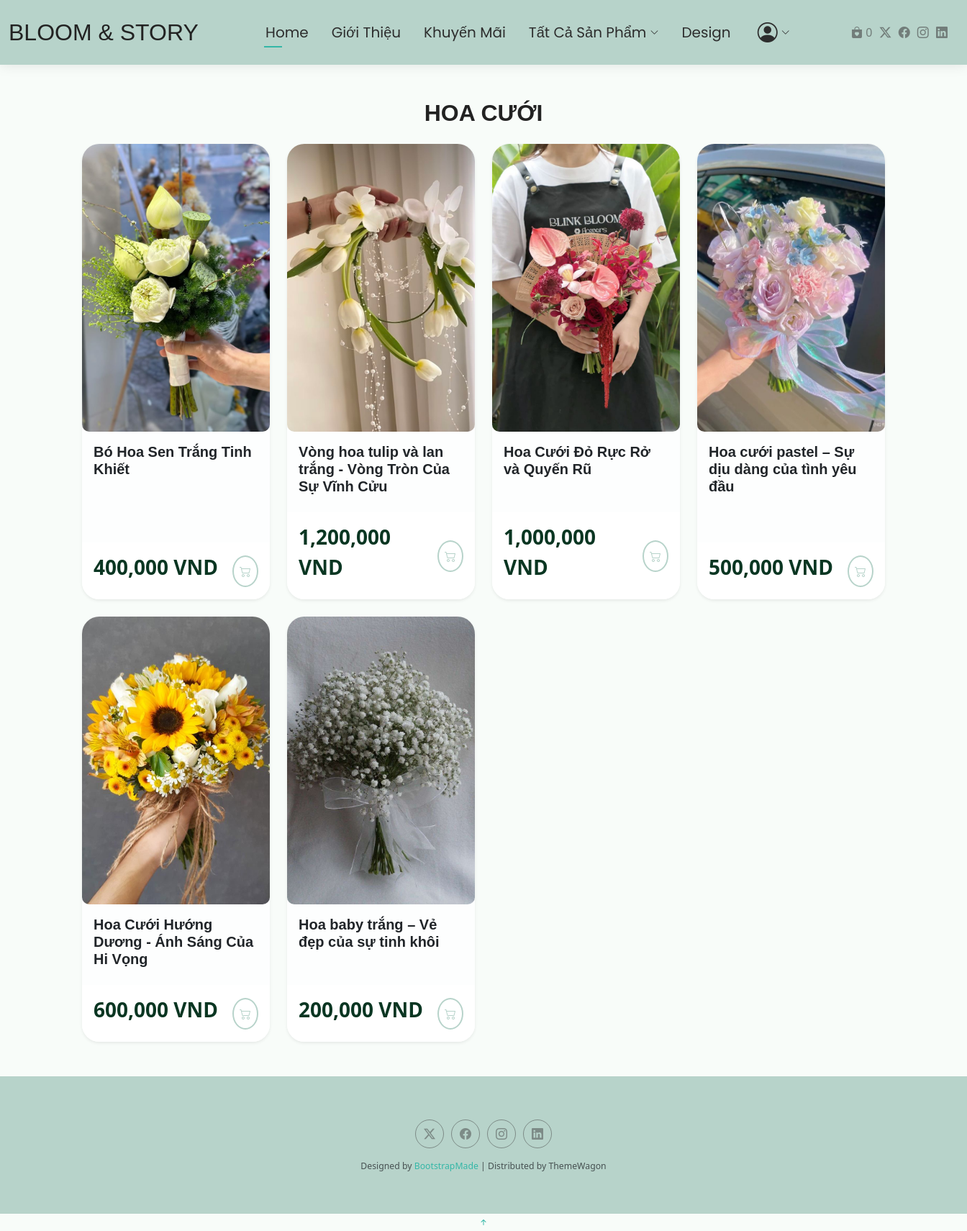
The app's page /category/9/, older data.
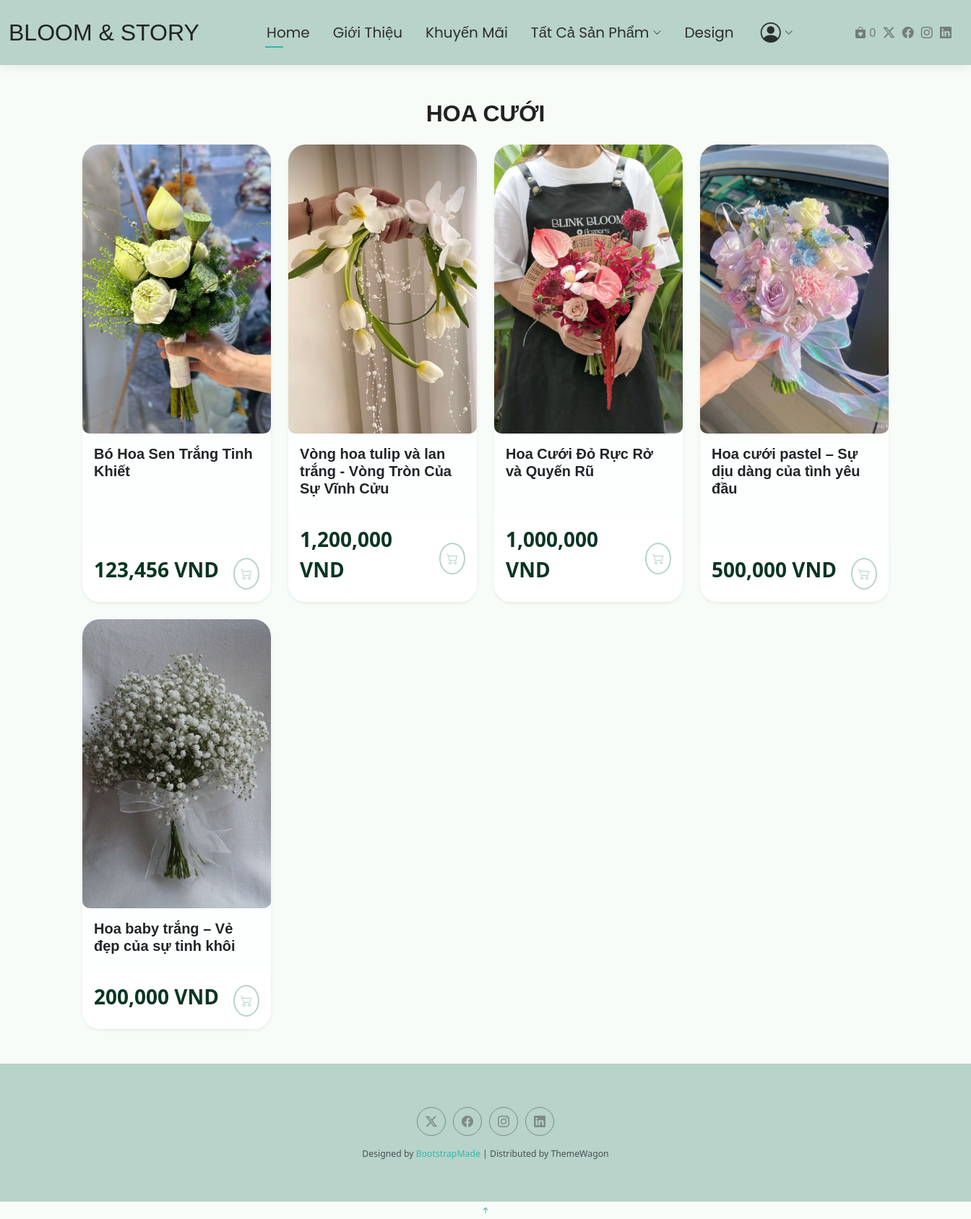
The same page, newer data.
### product/models.py (models this page shows, shortened)
class Product(models.Model):
    STATUS_CHOICES = [
        ('available', 'Còn hàng'),
        ('out_of_stock', 'Hết hàng'),
    ]
    category = models.ForeignKey(
        Category,
        on_delete=models.CASCADE,
        related_name='products',
        null=True,
        blank=True
    )
    name = models.CharField(max_length=100)
    price = models.FloatField()
    description = models.TextField()
    image = models.ImageField(upload_to='products/', null=True, blank=True)
    is_featured = models.BooleanField(default=False)
    status = models.CharField(
        max_length=20,
        choices=STATUS_CHOICES,
        default='available',
    )

### category/views.py (the view)
# urls.py: path('<int:cat_id>/',CategoryDetailView.as_view(), name='category_detail'),
class CategoryDetailView(TemplateView):
    template_name = 'category/category_detail.html'
    def get_context_data(self, **kwargs):
        context = super().get_context_data(**kwargs)
        cat_id = self.kwargs.get('cat_id')
        category = get_object_or_404(Category, id=cat_id)
        products = Product.objects.filter(category=category)
        context['category'] = category
        context['products'] = products
        context['categories'] = Category.objects.all()
        return context

### cart/context_processors.py (called while the page is built)
def cart_total_quantity(request):
    if request.user.is_authenticated:
        total_quantity = CartItem.objects.filter(user=request.user).aggregate(
            Sum('quantity')
        )['quantity__sum'] or 0
    else:
        cart = request.session.get('cart', {})
        total_quantity = sum(item['quantity'] for item in cart.values())
    print("Session cart:", request.session.get('cart'))
    return {'cart_total_quantity': total_quantity}

### category/templates/category/category_detail.html (shortened to what this page needs)
{% extends 'base.html' %}
{% block content %}
{% load humanize %}
{% load static %}
<div class="container my-5">
   <h2 class="text-center text-uppercase fw-bold mb-4">{{ category.name }}</h2>
  <div class="row g-4">
   {% if products %}
      {% for product in products %}
      <div class="col-6 col-md-4 col-lg-3">
        <div class="card product-card shadow-sm border-0 h-100">
          <div class="image-wrapper">
              {% if product.image %}
                  <img src="{{ product.image.url }}" class="product-img" alt="{{ product.name }}">
                {% else %}
                  <img src="{% static 'images/no-image.png' %}" class="product-img" alt="Không có ảnh">
                {% endif %}
          </div>
          <div class="card-body">
            <h5 class="card-title text-dark fw-semibold">
              <a href="{% url 'product_detail' product.id %}" class="product-link text-decoration-none text-dark">
                {{ product.name }}
              </a>
            </h5>
          </div>
          <div class="card-footer bg-white d-flex justify-content-between align-items-center border-0">
            <p class="product-price">{{ product.price|floatformat:0|intcomma }} VND</p>
            <form action="{% url 'cart:add_to_cart' product.id %}" method="POST" class="m-0 p-0">
              <button
                  class="btn btn-outline-success rounded-circle p-2 add-to-cart-btn"
                  data-product-id="{{ product.id }}">
                  <i class="bi bi-cart2"></i>
              </button>
            </form>
          </div>
        </div>
      </div>
      {% endfor %}
    {% else %}
      <p class="text-center text-muted">Hiện chưa có sản phẩm trong danh mục này.</p>
    {% endif %}
  </div>
</div>
{% endblock %}

Row changes from the older to the newer data that the page shows:
removed Product: image (picture), name "Hoa Cưới Hướng Dương - Ánh Sáng Của Hi Vọng", price "600,000"
changed Product "Bó Hoa Sen Trắng Tinh Khiết": price "400,000" → "123,456"
